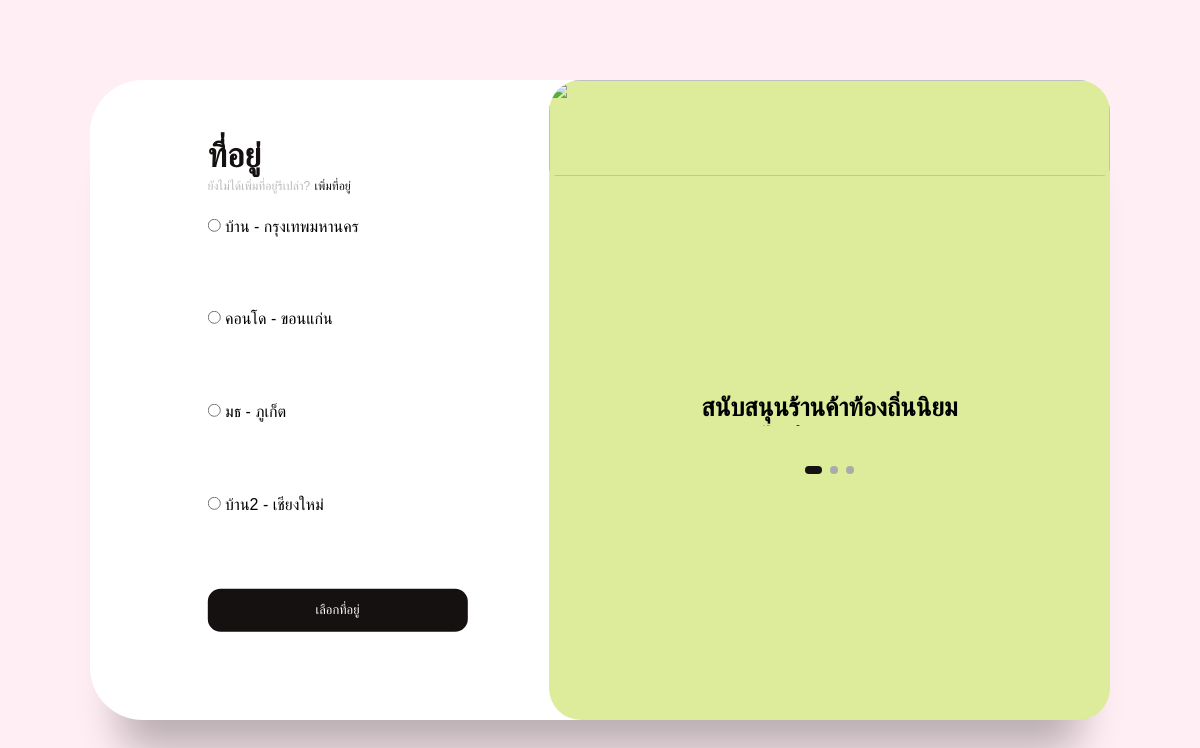
Page /address/ (signed in) on the earlier database version.
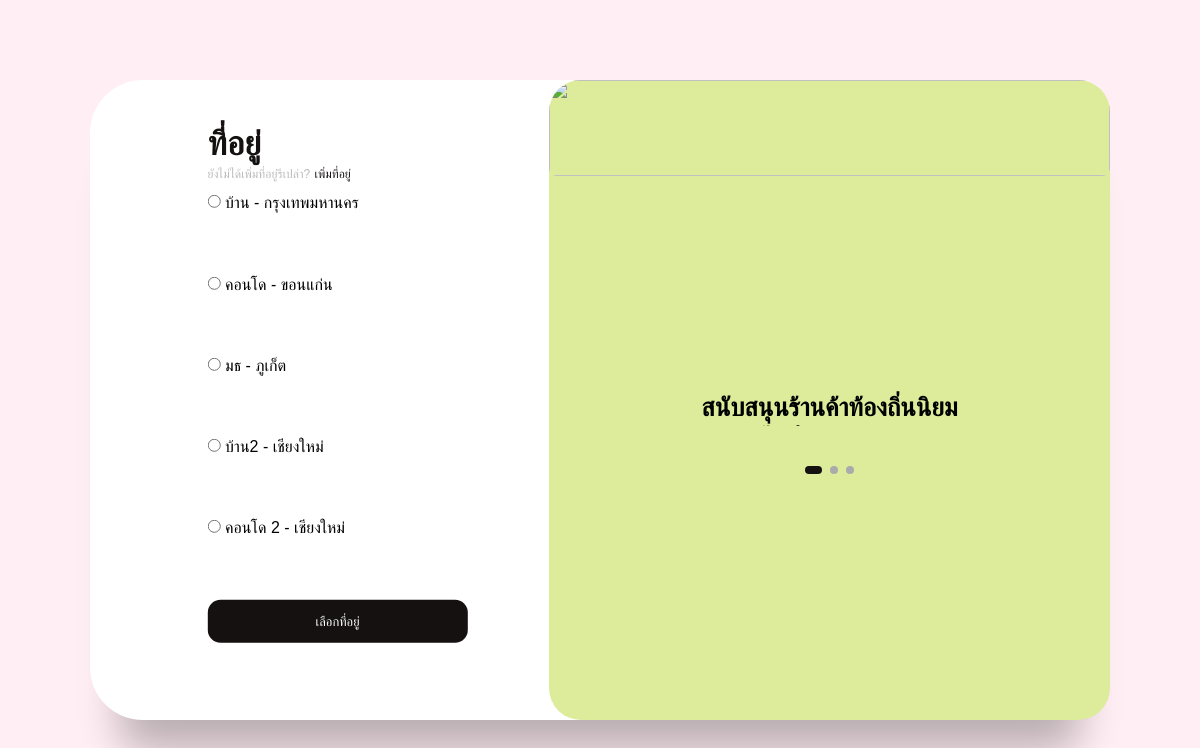
Same page on the later database version.
### food/models.py (models this page shows)
class Address(models.Model):
    user = models.ForeignKey(User, on_delete=models.CASCADE, related_name='addresses')
    name = models.CharField(max_length=100)
    house_number = models.CharField(max_length=100)
    sub_district = models.CharField(max_length=100)
    district = models.CharField(max_length=100)
    province = models.CharField(max_length=100)
    postal_code = models.CharField(max_length=10)
    is_default = models.BooleanField(default=False)

### food/views.py (the view)
# urls.py: path('address/', views.address_list, name='address'),
@login_required
def address_list(request):
    addresses = Address.objects.filter(user=request.user)
    if request.method == 'POST':
        selected_address_id = request.POST.get('selected_address')
        if selected_address_id:
            request.session['selected_address'] = int(selected_address_id)
        next_url = request.GET.get('next', 'home')
        return redirect(next_url)
    return render(request, 'food/address.html', {
        'addresses': addresses,
    })

### food/context_processors.py (called while the page is built)
def cart_context(request):
    if request.user.is_authenticated:
        cart_items = CartItem.objects.filter(user=request.user)
        total = sum(item.get_total_price() for item in cart_items)
        return {
            'cart_items': cart_items,
            'total_cart_price': total
        }
    return {}

def cart_count(request):
    cart = request.session.get('cart', {})
    total_quantity = sum(item['quantity'] for item in cart.values())  # รวมจำนวนสินค้าทั้งหมดในตะกร้า
    return {'cart_count': total_quantity}

### food/templates/food/address.html (shortened to what this page needs)
{% load static %}
<!DOCTYPE html>
<html>
  <head>
    <link rel="stylesheet" href="{% static 'css/style.css' %}" />
  </head>
  <body>
    <main>
      <div class="box">
        <div class="inner-box">
          <div class="forms-wrap">
            <form action="{% url 'select_address' %}?next={{ request.GET.next|default:'home' }}" method="POST" class="sign-in-form" autocomplete="off">
              <div class="heading">
                <h2>ที่อยู่</h2>
                <h6>ยังไม่ได้เพิ่มที่อยู่รึเปล่า?</h6>
                <a href="#" class="toggle">เพิ่มที่อยู่</a>
              </div>
              {% for address in addresses %}
              <div class="input-wrap">
                  <input type="radio" id="address1" name="selected_address" value="{{ address.id }}">
                  {{ address.name }} - {{ address.province }}
              </div>
              {% empty %}
              <p>คุณยังไม่มีที่อยู่</p>
              {% endfor %}
                {% if addresses %}
                <input type="submit" value="เลือกที่อยู่" class="sign-btn" />
                {% endif %}
              </div>
            <form action="{% url 'add_address' %}" method="POST" autocomplete="off" class="sign-up-form-2" id="signup-form">
              <div class="heading">
                <h2>ที่อยู่</h2>
                <h6>เพิ่มที่อยู่ไว้แล้วรึเปล่า?</h6>
                <a href="#" class="toggle">เลือกที่อยู่</a>
              </div>
              <div class="actual-form">
                <div class="input-wrap">
                  <label>ชื่อที่อยู่</label>
                </div>
                <div class="input-wrap">
                  <label>บ้านเลขที่ / หมู่บ้าน / หมู่ที่</label>
                </div>
                <div class="input-wrap">
                  <label>แขวง/ตำบล</label>
                </div>
                <div class="input-wrap">
                  <label>เขต/อำเภอ</label>
                </div>
                <div class="input-wrap">
                  <label>จังหวัด</label>
                </div>
                <div class="input-wrap">
                  <label>รหัสไปรษณีย์</label>
                </div>
              </div>
            </form>
          </div>
          <div class="carousel">
            <div class="images-wrapper">
              <img src="{% static 'images/image1.png' %}" class="image img-1 show" alt="" />
            </div>
            <div class="text-slider">
              <div class="text-wrap">
                <div class="text-group">
                  <h2>สนับสนุนร้านค้าท้องถิ่นนิยม</h2>
                </div>
              </div>
              <div class="bullets">
                <span class="active" data-value="1"></span>
                <span data-value="2"></span>
                <span data-value="3"></span>
              </div>
            </div>
          </div>
        </div>
    </main>
  </body>
</html>

### food/static/css/style.css (style rules this page uses)
img { display: block; margin-left: auto; margin-right: auto; width: 96px; height: 96px; object-fit: cover; border-radius: 8px; }
*, *::before, *::after { padding: 0; margin: 0; box-sizing: border-box; }
body, input { font-family: "Prompt", sans-serif; }
main { width: 100%; min-height: 100vh; overflow: hidden; background-color: #ffeef4; padding: 2rem; display: flex; align-items: center; justify-content: center; }
.box { position: relative; width: 100%; max-width: 1020px; height: 640px; background-color: #fff; border-radius: 3.3rem; box-shadow: 0 60px 40px -30px rgba(0, 0, 0, 0.27); }
.inner-box { position: absolute; width: calc(100% - 4.1rem); height: calc(100% - 4.1rem); top: 50%; left: 50%; transform: translate(-50%, -50%); }
.forms-wrap { position: absolute; height: 100%; width: 45%; top: 0; left: 0; display: grid; grid-template-columns: 1fr; grid-template-rows: 1fr; transition: 0.8s ease-in-out; }
form { max-width: 260px; width: 100%; margin: 0 auto; height: 100%; display: flex; flex-direction: column; justify-content: space-evenly; grid-column: 1 / 2; grid-row: 1 / 2; transition: opacity 0.02s 0.4s; }
.heading h2 { font-size: 2.1rem; font-weight: 600; color: #151111; }
.heading h6 { color: #bababa; font-weight: 400; font-size: 0.75rem; display: inline; }
.toggle { color: #151111; text-decoration: none; font-size: 0.75rem; font-weight: 500; transition: 0.3s; }
.input-wrap { position: relative; height: 37px; margin-bottom: 2rem; z-index: 1; }
label { position: absolute; left: 10px; top: 50%; transform: translateY(-50%); font-size: 0.95rem; color: #bbb; pointer-events: auto; transition: 0.4s; z-index: 2; }
input[type="radio"] { pointer-events: auto; cursor: pointer; }
.sign-btn { display: inline-block; width: 100%; height: 43px; background-color: #151111; color: #fff; border: none; cursor: pointer; border-radius: 0.8rem; font-size: 0.8rem; margin-bottom: 2rem; transition: 0.3s; }
.carousel { position: absolute; height: 100%; width: 55%; left: 45%; top: 0; background-color: #ddec9b; border-radius: 2rem; display: grid; grid-template-rows: auto 1fr; padding-bottom: 2rem; overflow: hidden; transition: 0.8s ease-in-out; }
.images-wrapper { display: grid; grid-template-columns: 1fr; grid-template-rows: 1fr; }
.image { width: 100%; grid-column: 1/2; grid-row: 1/2; opacity: 0; transition: opacity 0.3s, transform 0.5s; }
.img-1 { transform: translate(0, -50px); }
.image.show { opacity: 1; transform: none; }
.text-slider { display: flex; align-items: center; justify-content: center; flex-direction: column; }
.text-wrap { max-height: 2.2rem; overflow: hidden; margin-bottom: 2.5rem; }
.text-group { display: flex; flex-direction: column; text-align: center; transform: translateY(0); transition: 0.5s; }
.text-group h2 { line-height: 2.2rem; font-weight: 600; font-size: 1.6rem; }
.bullets { display: flex; align-items: center; justify-content: center; }
.bullets span { display: block; width: 0.5rem; height: 0.5rem; background-color: #aaa; margin: 0 0.25rem; border-radius: 50%; cursor: pointer; transition: 0.3s; }
.bullets span.active { width: 1.1rem; background-color: #151111; border-radius: 1rem; }
form.sign-up-form-2 { transform: translateX(100%); }

Differences in the rows shown:
added Address: name "คอนโด 2", province "เชียงใหม่"
